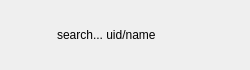
<?xml version="1.0" encoding="UTF-8"?>
<ui version="4.0">
 <class>AddUserItem</class>
 <widget class="QWidget" name="AddUserItem">
  <property name="geometry">
   <rect>
    <x>0</x>
    <y>0</y>
    <width>250</width>
    <height>70</height>
   </rect>
  </property>
  <property name="minimumSize">
   <size>
    <width>250</width>
    <height>70</height>
   </size>
  </property>
  <property name="maximumSize">
   <size>
    <width>250</width>
    <height>70</height>
   </size>
  </property>
  <property name="windowTitle">
   <string>Form</string>
  </property>
  <layout class="QHBoxLayout" name="horizontalLayout">
   <item>
    <widget class="QLabel" name="add_tip">
     <property name="minimumSize">
      <size>
       <width>40</width>
       <height>40</height>
      </size>
     </property>
     <property name="maximumSize">
      <size>
       <width>40</width>
       <height>40</height>
      </size>
     </property>
     <property name="text">
      <string/>
     </property>
    </widget>
   </item>
   <item>
    <widget class="QLabel" name="message_tip">
     <property name="text">
      <string>search... uid/name</string>
     </property>
    </widget>
   </item>
   <item>
    <widget class="QLabel" name="right_tip">
     <property name="minimumSize">
      <size>
       <width>30</width>
       <height>30</height>
      </size>
     </property>
     <property name="maximumSize">
      <size>
       <width>30</width>
       <height>30</height>
      </size>
     </property>
     <property name="text">
      <string/>
     </property>
    </widget>
   </item>
  </layout>
 </widget>
 <resources/>
 <connections/>
</ui>
